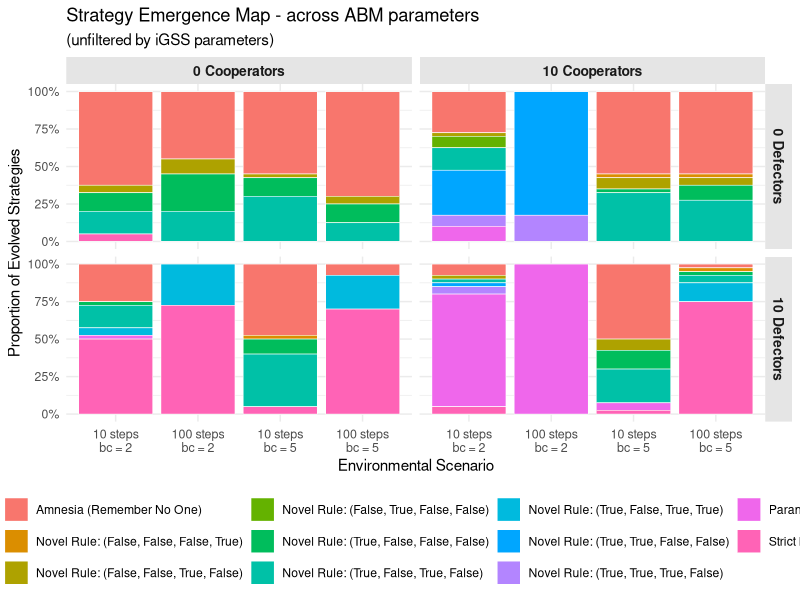
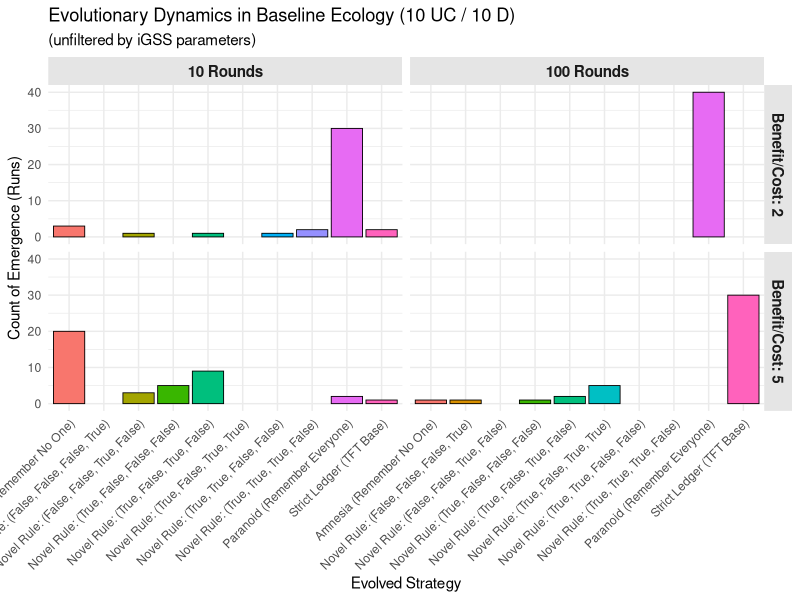
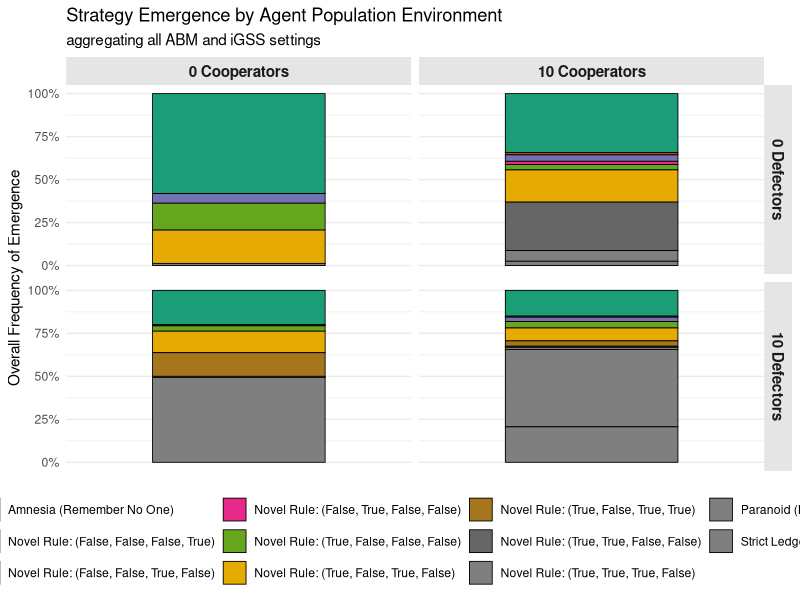
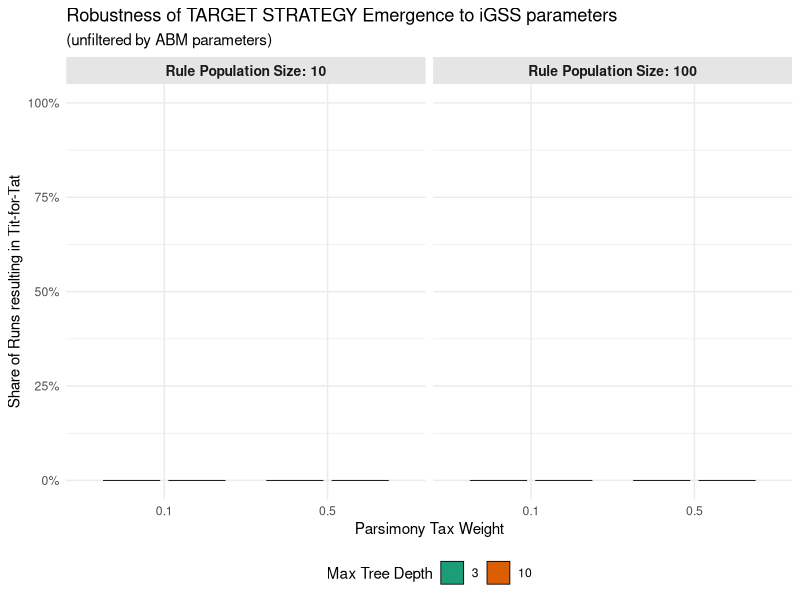
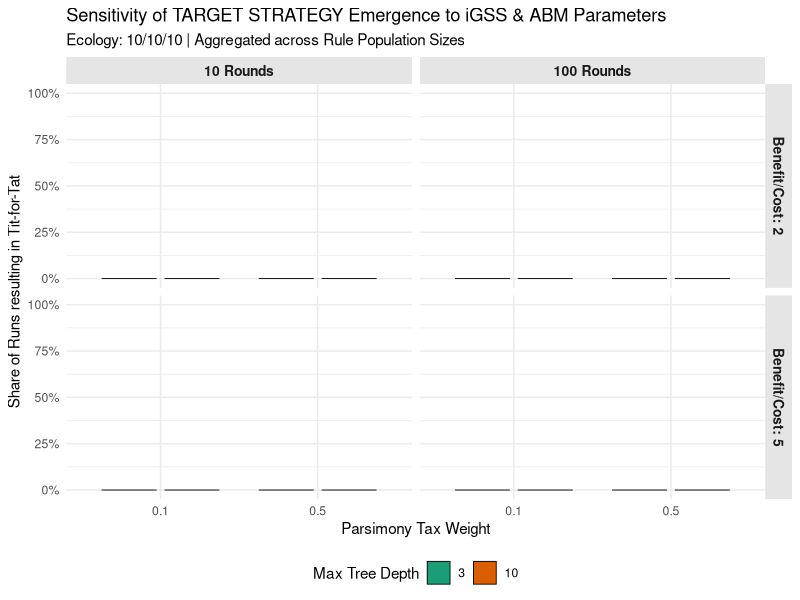

These figures' R source, in order:
library(tidyverse)

# Load data
df <- read_csv("results_DR_Mode2.csv")

# ===================================================================================
# CHART 1:  ABM environment parameters (Agent Counts, Duration & Benefit/Cost Ratios)
# ===================================================================================
chart1_overview <- df %>%
  mutate(
    # Create the combined X-axis label. Using \n creates the line break so the text stacks on the axis
    Env_Scenario = paste0(NUM_ROUNDS, " steps\nbc = ", BENEFIT_TO_COST_RATIO),
    Env_Scenario = factor(Env_Scenario, levels = c(
      "10 steps\nbc = 2", 
      "100 steps\nbc = 2", 
      "10 steps\nbc = 5", 
      "100 steps\nbc = 5"
    ))
  ) %>%
  ggplot(aes(x = Env_Scenario, fill = Identified_Strategy)) +
  geom_bar(position = "fill", color = "white", linewidth = 0.2) +
  facet_grid(NUM_D ~ NUM_UC,
             labeller = labeller(
               NUM_D = function(x) paste(x, "Defectors"),
               NUM_UC = function(x) paste(x, "Cooperators"))) +
  scale_y_continuous(labels = function(x) paste0(x * 100, "%")) +
  #scale_fill_brewer(palette = "Dark2", na.value = "gray50") +
  labs(
    title = "Strategy Emergence Map - across ABM parameters",
    subtitle = "(unfiltered by iGSS parameters)",
    x = "Environmental Scenario",
    y = "Proportion of Evolved Strategies",
    fill = "Evolved Strategy"
  ) +
  theme_minimal() +
  theme(
    legend.position = "bottom",
    strip.background = element_rect(fill = "gray90", color = NA),
    strip.text = element_text(face = "bold", size = 10),
    axis.text.x = element_text(size = 9) 
  )

chart1_overview



# ====================================================================
# CHART 1A: Baseline model (10 cooperators, 10 defectors, 10 iGSS agents)
# ====================================================================
chart1A_baseline <- df %>%
  # Filter for the baseline ecology with 10 agents of each type
  filter(
    NUM_UC == 10, 
    NUM_D == 10, 
    NUM_IGSS == 10
  ) %>%
  # REMOVED: drop_na() so unidentified strategies remain visible as warnings
  mutate(
    # Locked as factors to prevent future alphabetical sorting errors
    Round_Label = factor(paste(NUM_ROUNDS, "Rounds"), 
                         levels = c("10 Rounds", "100 Rounds")),
    BC_Label = factor(paste("Benefit/Cost:", BENEFIT_TO_COST_RATIO), 
                      levels = c("Benefit/Cost: 2", "Benefit/Cost: 5"))
  ) %>%
  # Map strategy to both X and Fill
  ggplot(aes(x = Identified_Strategy, fill = Identified_Strategy)) +
  # Using the default geom_bar() without position="fill" yields raw counts
  geom_bar(color = "black", linewidth = 0.3) +
  # Wrap by the two economic variables
  facet_grid(BC_Label ~ Round_Label) +
  # REVISION: Restored the Dark2 professional palette
  #scale_fill_brewer(palette = "Dark2", na.value = "gray50") +
  labs(
    title = "Evolutionary Dynamics in Baseline Ecology (10 UC / 10 D)",
    subtitle = "(unfiltered by iGSS parameters)",
    x = "Evolved Strategy",
    y = "Count of Emergence (Runs)",
    fill = "Strategy"
  ) +
  theme_minimal() +
  theme(
    legend.position = "none", # Hide legend since x-axis labels the strategies
    strip.background = element_rect(fill = "gray90", color = NA),
    strip.text = element_text(face = "bold", size = 11),
    # Tilt the labels so they don't overlap
    axis.text.x = element_text(angle = 45, hjust = 1)
  )

chart1A_baseline

# ========================================================
# CHART 1 COLLAPSED: aggregating all ABM and iGSS settings
# ========================================================
chart1B_simple <- df %>%
  # Use the dummy variable (x = "") to force a single stacked column
  ggplot(aes(x = "", fill = Identified_Strategy)) +
  geom_bar(position = "fill", color = "black", linewidth = 0.3, width = 0.6) +
  # Strict quadrant matrix using native labeller instead of mutated columns
  facet_grid(NUM_D ~ NUM_UC,
             labeller = labeller(
               NUM_D = function(x) paste(x, "Defectors"),
               NUM_UC = function(x) paste(x, "Cooperators"))) +
  scale_y_continuous(labels = function(x) paste0(x * 100, "%")) +
  scale_fill_brewer(palette = "Dark2", na.value = "gray50") +
  labs(
    title = "Strategy Emergence by Agent Population Environment",
    subtitle = "aggregating all ABM and iGSS settings",
    x = NULL, # Remove the x-axis label
    y = "Overall Frequency of Emergence",
    fill = "Strategy"
  ) +
  theme_minimal() +
  theme(
    legend.position = "bottom", 
    strip.background = element_rect(fill = "gray90", color = NA),
    strip.text = element_text(face = "bold", size = 11),
    # Hide the x-axis tick marks and text
    axis.text.x = element_blank(),
    axis.ticks.x = element_blank(),
    panel.grid.major.x = element_blank()
  )

chart1B_simple


# ====================================================================
# CHART 2: Robustness of TFT Emergence across iGSS Parameters
# ====================================================================


TARGET_STRATEGY <- "Tit-for-tat" ###########

chart2_baseline_one_strategy <- df %>%
  # 1. Isolate the baseline ecology
  filter(
    NUM_UC == 10, 
    NUM_D == 10, 
    NUM_IGSS == 10,
    #BENEFIT_TO_COST_RATIO == 2,
    #NUM_ROUNDS == 100
  ) %>%
  # REMOVED: drop_na() so unidentified strategies don't artificially shrink the denominator
  
  # 2. Group by the three genetic parameters we want to test
  group_by(POP_SIZE, TREE_MAX_DEPTH, PARSIMONY_TAX) %>%
  # 3. Calculate the share of Tit-for-Tat
  summarize(
    Total_Runs = n(),
    # CRITICAL FIX: na.rm = TRUE ensures the sum doesn't crash if an NA is present
    TFT_Count = sum(Identified_Strategy == TARGET_STRATEGY, na.rm = TRUE),
    TFT_Share = TFT_Count / Total_Runs,
    .groups = "drop"
  ) %>%
  # 4 & 5. Plot the calculated shares (mutate removed, using native labeller)
  ggplot(aes(x = as.factor(PARSIMONY_TAX), y = TFT_Share, fill = as.factor(TREE_MAX_DEPTH))) +
  geom_col(position = position_dodge(width = 0.8), width = 0.7, color = "black", linewidth = 0.3) +
  facet_wrap(~ POP_SIZE,
             labeller = labeller(
               POP_SIZE = function(x) paste("Rule Population Size:", x)
             )) +
  # Base R percentage formatting (removes the 'scales' package dependency)
  scale_y_continuous(labels = function(x) paste0(x * 100, "%"), limits = c(0, 1)) +
  # Unified the color language to match the Dark2 palette used in Chart 1
  scale_fill_brewer(palette = "Dark2") +
  labs(
    title = "Robustness of TARGET STRATEGY Emergence to iGSS parameters",
    subtitle = "(unfiltered by ABM parameters)",
    x = "Parsimony Tax Weight",
    y = "Share of Runs resulting in Tit-for-Tat",
    fill = "Max Tree Depth"
  ) +
  theme_minimal() +
  theme(
    legend.position = "bottom",
    strip.background = element_rect(fill = "gray90", color = NA),
    strip.text = element_text(face = "bold", size = 10)
  )

chart2_baseline_one_strategy



# ====================================================================
# CHART 2 VARIANT: Robustness of TFT Emergence faceted by Economics
# ====================================================================
chart2B_baseline_one_strategy_by_ABM <- df %>%
  # 1. Isolate the baseline ecology
  filter(
    NUM_UC == 10, 
    NUM_D == 10, 
    NUM_IGSS == 10
  ) %>%
  # 2. Group by the ABM economics PLUS the genetic parameters 
  # (Notice POP_SIZE is removed, so it gets averaged out)
  group_by(BENEFIT_TO_COST_RATIO, NUM_ROUNDS, TREE_MAX_DEPTH, PARSIMONY_TAX) %>%
  # 3. Calculate the share of Tit-for-Tat safely
  summarize(
    Total_Runs = n(),
    TFT_Count = sum(Identified_Strategy == TARGET_STRATEGY, na.rm = TRUE),
    TFT_Share = TFT_Count / Total_Runs,
    .groups = "drop"
  ) %>%
  # 4. Lock the facet labels as factors so they sort logically
  mutate(
    Round_Label = factor(paste(NUM_ROUNDS, "Rounds"), 
                         levels = c("10 Rounds", "100 Rounds")),
    BC_Label = factor(paste("Benefit/Cost:", BENEFIT_TO_COST_RATIO), 
                      levels = c("Benefit/Cost: 2", "Benefit/Cost: 5"))
  ) %>%
  # 5. Plot the data
  ggplot(aes(x = as.factor(PARSIMONY_TAX), y = TFT_Share, fill = as.factor(TREE_MAX_DEPTH))) +
  geom_col(position = position_dodge(width = 0.8), width = 0.7, color = "black", linewidth = 0.3) +
  # Use facet_grid to create the clean economic matrix
  facet_grid(BC_Label ~ Round_Label) +
  # Base R percentage formatting
  scale_y_continuous(labels = function(x) paste0(x * 100, "%"), limits = c(0, 1)) +
  scale_fill_brewer(palette = "Dark2") +
  labs(
    title = "Sensitivity of TARGET STRATEGY Emergence to iGSS & ABM Parameters",
    subtitle = "Ecology: 10/10/10 | Aggregated across Rule Population Sizes",
    x = "Parsimony Tax Weight",
    y = "Share of Runs resulting in Tit-for-Tat",
    fill = "Max Tree Depth"
  ) +
  theme_minimal() +
  theme(
    legend.position = "bottom",
    strip.background = element_rect(fill = "gray90", color = NA),
    strip.text = element_text(face = "bold", size = 10)
  )

chart2B_baseline_one_strategy_by_ABM
